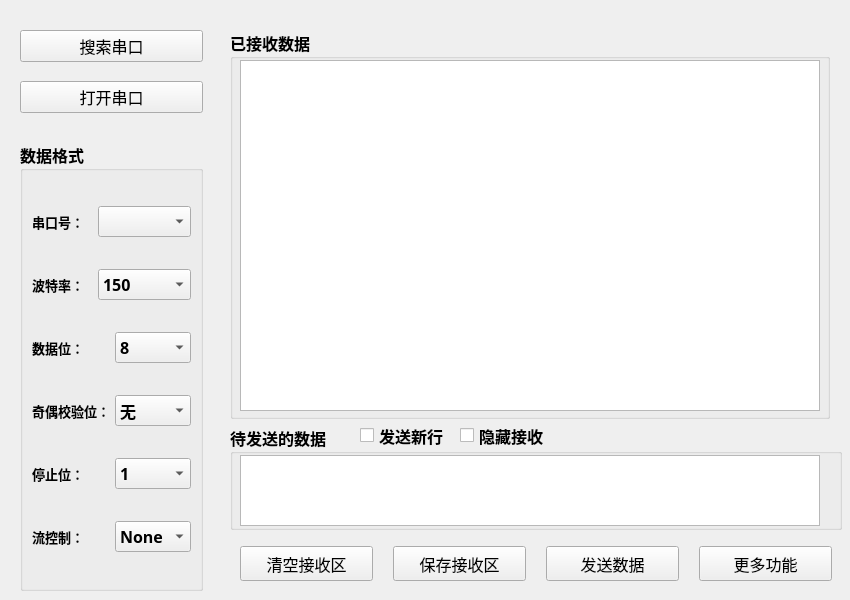
<?xml version="1.0" encoding="UTF-8"?>
<ui version="4.0">
 <class>MainWindow</class>
 <widget class="QMainWindow" name="MainWindow">
  <property name="geometry">
   <rect>
    <x>0</x>
    <y>0</y>
    <width>850</width>
    <height>600</height>
   </rect>
  </property>
  <property name="minimumSize">
   <size>
    <width>850</width>
    <height>600</height>
   </size>
  </property>
  <property name="maximumSize">
   <size>
    <width>850</width>
    <height>600</height>
   </size>
  </property>
  <property name="font">
   <font>
    <family>微软雅黑</family>
    <pointsize>12</pointsize>
   </font>
  </property>
  <property name="windowTitle">
   <string>启蒙上位机3.0</string>
  </property>
  <property name="iconSize">
   <size>
    <width>64</width>
    <height>64</height>
   </size>
  </property>
  <widget class="QWidget" name="centralwidget">
   <widget class="QWidget" name="layoutWidget1">
    <property name="geometry">
     <rect>
      <x>20</x>
      <y>30</y>
      <width>183</width>
      <height>561</height>
     </rect>
    </property>
    <layout class="QVBoxLayout" name="verticalLayout_3" stretch="2,1,6">
     <item>
      <layout class="QVBoxLayout" name="verticalLayout_2" stretch="1,0,1">
       <item>
        <widget class="QPushButton" name="searchButton">
         <property name="text">
          <string>搜索串口</string>
         </property>
         <property name="autoDefault">
          <bool>true</bool>
         </property>
        </widget>
       </item>
       <item>
        <spacer name="verticalSpacer">
         <property name="orientation">
          <enum>Qt::Vertical</enum>
         </property>
         <property name="sizeType">
          <enum>QSizePolicy::Maximum</enum>
         </property>
         <property name="sizeHint" stdset="0">
          <size>
           <width>20</width>
           <height>13</height>
          </size>
         </property>
        </spacer>
       </item>
       <item>
        <widget class="QPushButton" name="openButton">
         <property name="text">
          <string>打开串口</string>
         </property>
        </widget>
       </item>
      </layout>
     </item>
     <item>
      <spacer name="verticalSpacer_2">
       <property name="orientation">
        <enum>Qt::Vertical</enum>
       </property>
       <property name="sizeType">
        <enum>QSizePolicy::Maximum</enum>
       </property>
       <property name="sizeHint" stdset="0">
        <size>
         <width>20</width>
         <height>23</height>
        </size>
       </property>
      </spacer>
     </item>
     <item>
      <widget class="QGroupBox" name="groupBox">
       <property name="font">
        <font>
         <weight>75</weight>
         <bold>true</bold>
        </font>
       </property>
       <property name="title">
        <string>数据格式</string>
       </property>
       <layout class="QVBoxLayout" name="verticalLayout">
        <item>
         <layout class="QHBoxLayout" name="horizontalLayout">
          <item>
           <widget class="QLabel" name="label">
            <property name="font">
             <font>
              <pointsize>10</pointsize>
             </font>
            </property>
            <property name="text">
             <string>串口号：</string>
            </property>
           </widget>
          </item>
          <item>
           <widget class="QComboBox" name="portName"/>
          </item>
         </layout>
        </item>
        <item>
         <layout class="QHBoxLayout" name="horizontalLayout_2">
          <item>
           <widget class="QLabel" name="label_2">
            <property name="font">
             <font>
              <pointsize>10</pointsize>
             </font>
            </property>
            <property name="text">
             <string>波特率：</string>
            </property>
           </widget>
          </item>
          <item>
           <widget class="QComboBox" name="baud_rate">
            <item>
             <property name="text">
              <string>150</string>
             </property>
            </item>
            <item>
             <property name="text">
              <string>300</string>
             </property>
            </item>
            <item>
             <property name="text">
              <string>600</string>
             </property>
            </item>
            <item>
             <property name="text">
              <string>1200</string>
             </property>
            </item>
            <item>
             <property name="text">
              <string>2400</string>
             </property>
            </item>
            <item>
             <property name="text">
              <string>4800</string>
             </property>
            </item>
            <item>
             <property name="text">
              <string>7200</string>
             </property>
            </item>
            <item>
             <property name="text">
              <string>9600</string>
             </property>
            </item>
            <item>
             <property name="text">
              <string>14400</string>
             </property>
            </item>
            <item>
             <property name="text">
              <string>19200</string>
             </property>
            </item>
            <item>
             <property name="text">
              <string>38400</string>
             </property>
            </item>
            <item>
             <property name="text">
              <string>43000</string>
             </property>
            </item>
            <item>
             <property name="text">
              <string>57600</string>
             </property>
            </item>
            <item>
             <property name="text">
              <string>115200</string>
             </property>
            </item>
            <item>
             <property name="text">
              <string>128000</string>
             </property>
            </item>
            <item>
             <property name="text">
              <string>230400</string>
             </property>
            </item>
            <item>
             <property name="text">
              <string>256000</string>
             </property>
            </item>
            <item>
             <property name="text">
              <string>460800</string>
             </property>
            </item>
            <item>
             <property name="text">
              <string>921600</string>
             </property>
            </item>
            <item>
             <property name="text">
              <string>1024000</string>
             </property>
            </item>
            <item>
             <property name="text">
              <string>1382400</string>
             </property>
            </item>
            <item>
             <property name="text">
              <string>2048000</string>
             </property>
            </item>
            <item>
             <property name="text">
              <string>4000000</string>
             </property>
            </item>
           </widget>
          </item>
         </layout>
        </item>
        <item>
         <layout class="QHBoxLayout" name="horizontalLayout_3">
          <item>
           <widget class="QLabel" name="label_3">
            <property name="font">
             <font>
              <pointsize>10</pointsize>
             </font>
            </property>
            <property name="text">
             <string>数据位：</string>
            </property>
           </widget>
          </item>
          <item>
           <widget class="QComboBox" name="dataBits">
            <item>
             <property name="text">
              <string>8</string>
             </property>
            </item>
            <item>
             <property name="text">
              <string>7</string>
             </property>
            </item>
            <item>
             <property name="text">
              <string>6</string>
             </property>
            </item>
            <item>
             <property name="text">
              <string>5</string>
             </property>
            </item>
           </widget>
          </item>
         </layout>
        </item>
        <item>
         <layout class="QHBoxLayout" name="horizontalLayout_4">
          <item>
           <widget class="QLabel" name="label_4">
            <property name="font">
             <font>
              <pointsize>10</pointsize>
             </font>
            </property>
            <property name="text">
             <string>奇偶校验位：</string>
            </property>
           </widget>
          </item>
          <item>
           <widget class="QComboBox" name="Parity">
            <item>
             <property name="text">
              <string>无</string>
             </property>
            </item>
            <item>
             <property name="text">
              <string>奇校验</string>
             </property>
            </item>
            <item>
             <property name="text">
              <string>偶校验</string>
             </property>
            </item>
           </widget>
          </item>
         </layout>
        </item>
        <item>
         <layout class="QHBoxLayout" name="horizontalLayout_5">
          <item>
           <widget class="QLabel" name="label_5">
            <property name="font">
             <font>
              <pointsize>10</pointsize>
             </font>
            </property>
            <property name="text">
             <string>停止位：</string>
            </property>
           </widget>
          </item>
          <item>
           <widget class="QComboBox" name="stopBits">
            <item>
             <property name="text">
              <string>1</string>
             </property>
            </item>
            <item>
             <property name="text">
              <string>2</string>
             </property>
            </item>
           </widget>
          </item>
         </layout>
        </item>
        <item>
         <layout class="QHBoxLayout" name="horizontalLayout_7">
          <item>
           <widget class="QLabel" name="label_6">
            <property name="font">
             <font>
              <pointsize>10</pointsize>
             </font>
            </property>
            <property name="text">
             <string>流控制：</string>
            </property>
           </widget>
          </item>
          <item>
           <widget class="QComboBox" name="flowControl">
            <item>
             <property name="text">
              <string>None</string>
             </property>
            </item>
            <item>
             <property name="text">
              <string>Soft</string>
             </property>
            </item>
            <item>
             <property name="text">
              <string>Hard</string>
             </property>
            </item>
           </widget>
          </item>
         </layout>
        </item>
       </layout>
      </widget>
     </item>
    </layout>
   </widget>
   <widget class="QWidget" name="layoutWidget2">
    <property name="geometry">
     <rect>
      <x>230</x>
      <y>30</y>
      <width>612</width>
      <height>561</height>
     </rect>
    </property>
    <layout class="QVBoxLayout" name="verticalLayout_4" stretch="7,0,1">
     <property name="sizeConstraint">
      <enum>QLayout::SetDefaultConstraint</enum>
     </property>
     <item>
      <widget class="QGroupBox" name="groupBox_2">
       <property name="sizePolicy">
        <sizepolicy hsizetype="Expanding" vsizetype="Preferred">
         <horstretch>0</horstretch>
         <verstretch>0</verstretch>
        </sizepolicy>
       </property>
       <property name="minimumSize">
        <size>
         <width>600</width>
         <height>0</height>
        </size>
       </property>
       <property name="maximumSize">
        <size>
         <width>600</width>
         <height>16777215</height>
        </size>
       </property>
       <property name="font">
        <font>
         <weight>75</weight>
         <bold>true</bold>
        </font>
       </property>
       <property name="title">
        <string>已接收数据</string>
       </property>
       <widget class="QPlainTextEdit" name="recvText">
        <property name="geometry">
         <rect>
          <x>10</x>
          <y>30</y>
          <width>580</width>
          <height>351</height>
         </rect>
        </property>
        <property name="minimumSize">
         <size>
          <width>570</width>
          <height>0</height>
         </size>
        </property>
        <property name="maximumSize">
         <size>
          <width>630</width>
          <height>16777215</height>
         </size>
        </property>
        <property name="font">
         <font>
          <pointsize>10</pointsize>
          <weight>50</weight>
          <bold>false</bold>
         </font>
        </property>
       </widget>
      </widget>
     </item>
     <item>
      <widget class="QGroupBox" name="groupBox_3">
       <property name="minimumSize">
        <size>
         <width>500</width>
         <height>105</height>
        </size>
       </property>
       <property name="font">
        <font>
         <weight>75</weight>
         <bold>true</bold>
        </font>
       </property>
       <property name="title">
        <string>待发送的数据</string>
       </property>
       <widget class="QPlainTextEdit" name="sendText">
        <property name="geometry">
         <rect>
          <x>10</x>
          <y>30</y>
          <width>580</width>
          <height>71</height>
         </rect>
        </property>
        <property name="minimumSize">
         <size>
          <width>580</width>
          <height>0</height>
         </size>
        </property>
       </widget>
       <widget class="QCheckBox" name="newlineBox">
        <property name="geometry">
         <rect>
          <x>130</x>
          <y>-5</y>
          <width>98</width>
          <height>31</height>
         </rect>
        </property>
        <property name="text">
         <string>发送新行</string>
        </property>
       </widget>
       <widget class="QCheckBox" name="clearBox">
        <property name="geometry">
         <rect>
          <x>230</x>
          <y>-5</y>
          <width>91</width>
          <height>31</height>
         </rect>
        </property>
        <property name="text">
         <string>隐藏接收</string>
        </property>
       </widget>
      </widget>
     </item>
     <item>
      <layout class="QHBoxLayout" name="horizontalLayout_6" stretch="0,0,0,0">
       <property name="spacing">
        <number>20</number>
       </property>
       <property name="sizeConstraint">
        <enum>QLayout::SetDefaultConstraint</enum>
       </property>
       <property name="leftMargin">
        <number>10</number>
       </property>
       <property name="topMargin">
        <number>10</number>
       </property>
       <property name="rightMargin">
        <number>10</number>
       </property>
       <property name="bottomMargin">
        <number>10</number>
       </property>
       <item>
        <widget class="QPushButton" name="clearButton">
         <property name="sizePolicy">
          <sizepolicy hsizetype="Minimum" vsizetype="Minimum">
           <horstretch>0</horstretch>
           <verstretch>0</verstretch>
          </sizepolicy>
         </property>
         <property name="text">
          <string>清空接收区</string>
         </property>
        </widget>
       </item>
       <item>
        <widget class="QPushButton" name="saveButton">
         <property name="sizePolicy">
          <sizepolicy hsizetype="Minimum" vsizetype="Minimum">
           <horstretch>0</horstretch>
           <verstretch>0</verstretch>
          </sizepolicy>
         </property>
         <property name="text">
          <string>保存接收区</string>
         </property>
        </widget>
       </item>
       <item>
        <widget class="QPushButton" name="sendButton">
         <property name="sizePolicy">
          <sizepolicy hsizetype="Minimum" vsizetype="Minimum">
           <horstretch>0</horstretch>
           <verstretch>0</verstretch>
          </sizepolicy>
         </property>
         <property name="text">
          <string>发送数据</string>
         </property>
        </widget>
       </item>
       <item>
        <widget class="QPushButton" name="moreButton">
         <property name="sizePolicy">
          <sizepolicy hsizetype="Minimum" vsizetype="Minimum">
           <horstretch>0</horstretch>
           <verstretch>0</verstretch>
          </sizepolicy>
         </property>
         <property name="text">
          <string>更多功能</string>
         </property>
         <property name="autoDefault">
          <bool>false</bool>
         </property>
         <property name="default">
          <bool>false</bool>
         </property>
        </widget>
       </item>
      </layout>
     </item>
    </layout>
   </widget>
  </widget>
 </widget>
 <resources/>
 <connections/>
</ui>
